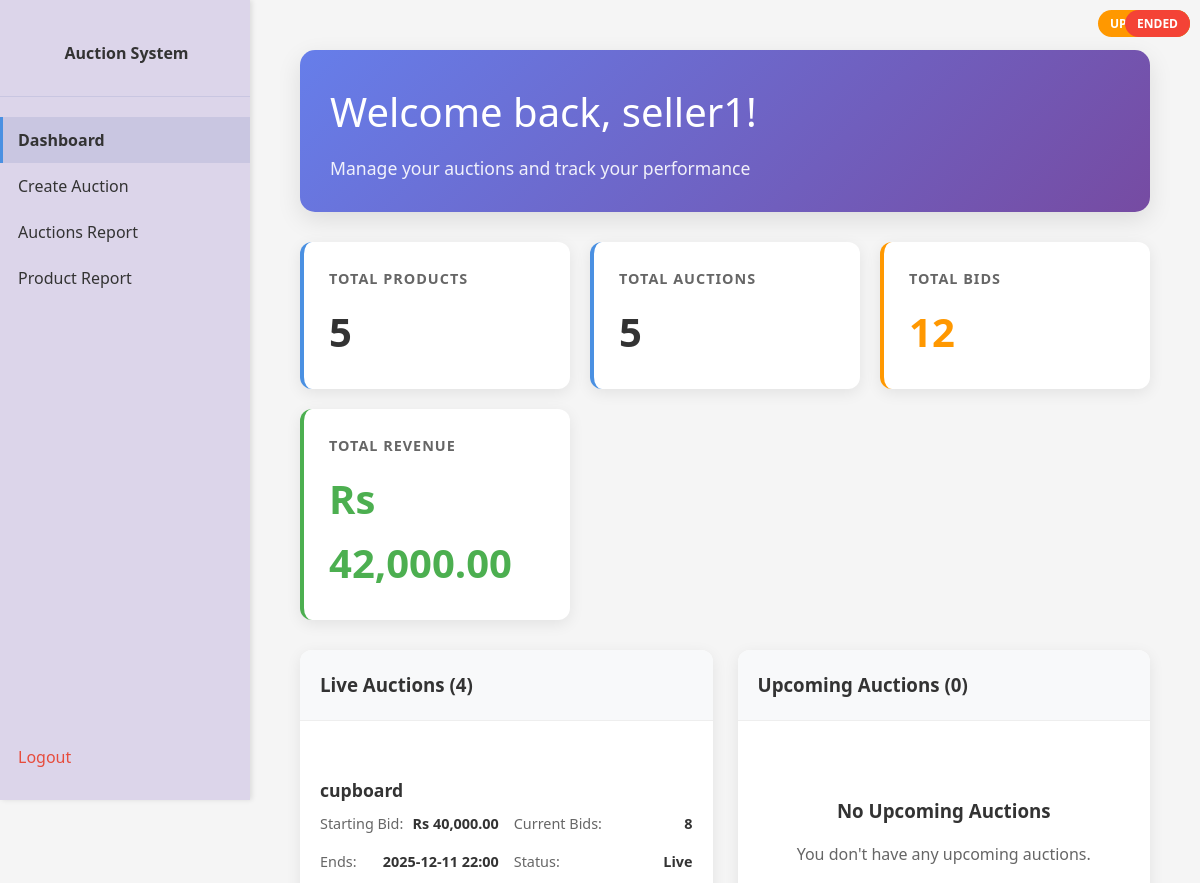
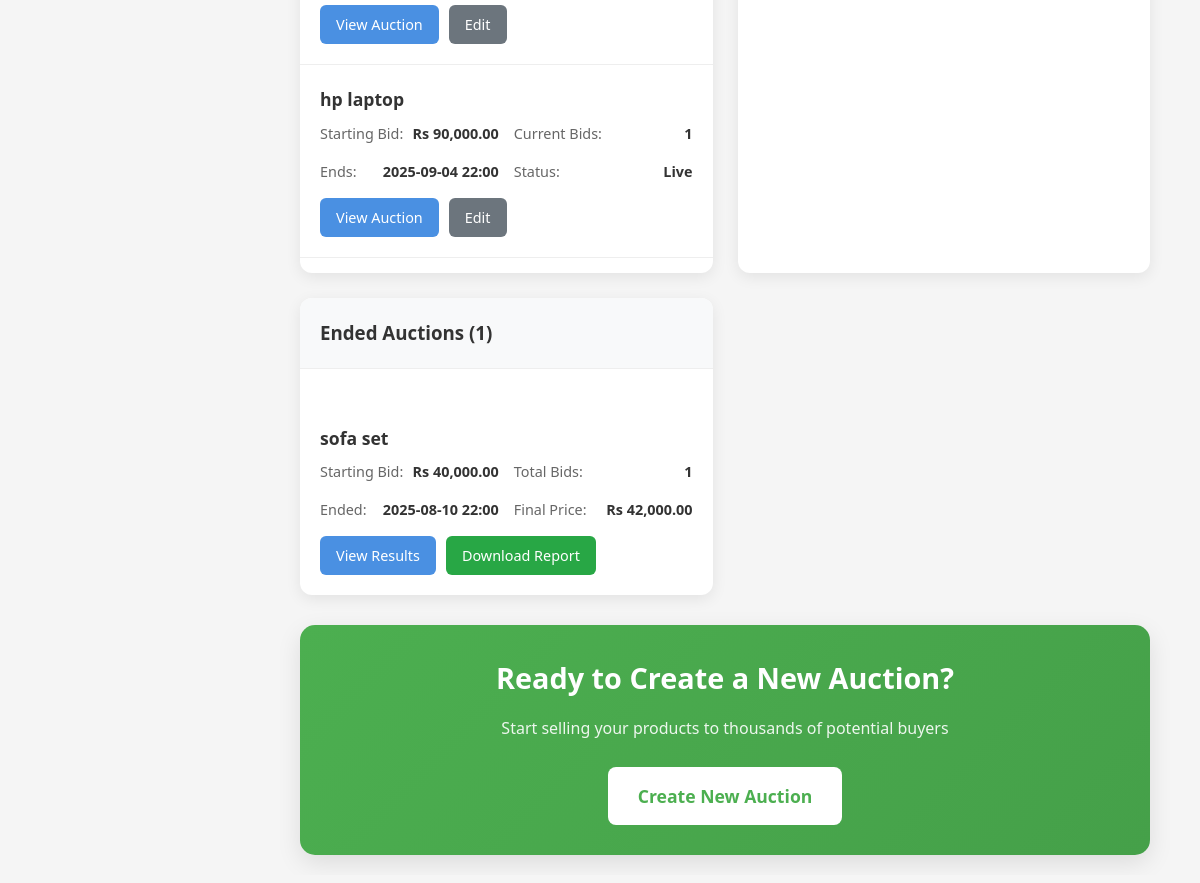
Screenshot of /seller/dashboard (signed in) with the database file from the repository (2 pictures, top to bottom).
### app/models.py (models this page shows, shortened)
class Auction(db.Model):
    __tablename__ = 'auctions'
    id = db.Column(db.Integer, primary_key=True)
    product_id = db.Column(db.Integer, db.ForeignKey('products.id'), nullable=False)
    start_date = db.Column(db.DateTime, nullable=False)
    end_date = db.Column(db.DateTime, nullable=False)
    type = db.Column(db.String(20), nullable=False, default='auction')  # auction, buy_now, etc.
    created_at = db.Column(db.DateTime, default=datetime.utcnow)
    bids = db.relationship('Bid', backref='auction', lazy=True)
    result = db.relationship('AuctionResult', backref='auction', uselist=False, lazy=True)
    @property
    def status(self):
        now = datetime.now()  # Use local time instead of UTC
        if now < self.start_date:
            return 'upcoming'
        elif now >= self.start_date and now < self.end_date:
            return 'live'
        else:
            return 'ended'

class Product(db.Model):
    __tablename__ = 'products'
    id = db.Column(db.Integer, primary_key=True)
    name = db.Column(db.String(200), nullable=False)
    starting_bid = db.Column(db.Float, nullable=False)
    reserve_price = db.Column(db.Float, nullable=True)
    description = db.Column(db.Text, nullable=True)
    keywords = db.Column(db.String(255), nullable=True)
    minimum_interval = db.Column(db.Float, nullable=False, default=1.0)  # Minimum bid increment
    category_id = db.Column(db.Integer, db.ForeignKey('categories.id'), nullable=False)
    subcategory_id = db.Column(db.Integer, db.ForeignKey('subcategories.id'), nullable=False)
    seller_id = db.Column(db.Integer, db.ForeignKey('users.id'), nullable=False)
    image_url = db.Column(db.String(255), nullable=True)  # Store the path to the uploaded image
    created_at = db.Column(db.DateTime, default=datetime.now)
    auctions = db.relationship('Auction', backref='product', lazy=True)

class Bid(db.Model):
    __tablename__ = 'bids'
    id = db.Column(db.Integer, primary_key=True)
    auction_id = db.Column(db.Integer, db.ForeignKey('auctions.id'), nullable=False)
    bidder_id = db.Column(db.Integer, db.ForeignKey('users.id'), nullable=False)
    bid_amount = db.Column(db.Float, nullable=False)
    bid_time = db.Column(db.DateTime, default=datetime.now)

### app/seller.py (the view)
@seller.route('/seller/dashboard')
@login_required
@role_required('seller')
def seller_dashboard():
    seller_id = session['user_id']
    products = Product.query.filter_by(seller_id=seller_id).all()
    auctions = []
    for product in products:
        for auction in product.auctions:
            auctions.append(auction)
    live_auctions = []
    upcoming_auctions = []
    ended_auctions = []
    for auction in auctions:
        if auction.status == 'live':
            live_auctions.append(auction)
        elif auction.status == 'upcoming':
            upcoming_auctions.append(auction)
        else:  # ended
            ended_auctions.append(auction)
    total_products = len(products)
    total_auctions = len(auctions)
    total_bids = sum(len(auction.bids) for auction in auctions)
    total_revenue = 0
    for auction in ended_auctions:
        if auction.bids:
            highest_bid = max(auction.bids, key=lambda x: x.bid_amount)
            total_revenue += highest_bid.bid_amount
            auction.highest_bid = highest_bid
        else:
            auction.highest_bid = None
    return render_template('seller_dashboard.html',
                         products=products,
                         live_auctions=live_auctions,
                         upcoming_auctions=upcoming_auctions,
                         ended_auctions=ended_auctions,
                         total_products=total_products,
                         total_auctions=total_auctions,
                         total_bids=total_bids,
                         total_revenue=total_revenue,
                         format_indian_currency=format_indian_currency)

### app/templates/seller_dashboard.html (shortened to what this page needs)
<!DOCTYPE html>
<html>
<head>
    <link rel="stylesheet" href="{{ url_for('static', filename='style.css') }}">
</head>
<body>
    <div class="sidenav">
        <div class="brand">
            <a href="{{ url_for('main.home') }}">Auction System</a>
        </div>
        <a href="{{ url_for('seller.seller_dashboard') }}" class="active">Dashboard</a>
        <a href="{{ url_for('seller.create_auction') }}">Create Auction</a>
        <a href="#">Auctions Report</a>
        <a href="#">Product Report</a>
        <div class="logout">
            <a href="{{ url_for('auth.logout') }}">Logout</a>
        </div>
    </div>
    <div class="content">
        <div class="dashboard-container">
            <div class="welcome-section">
                <h1>Welcome back, {{ session.get('username', 'Seller') }}!</h1>
                <p>Manage your auctions and track your performance</p>
            </div>
            <div class="stats-grid">
                <div class="stat-card">
                    <h3>Total Products</h3>
                    <p class="stat-number">{{ total_products }}</p>
                </div>
                <div class="stat-card">
                    <h3>Total Auctions</h3>
                    <p class="stat-number">{{ total_auctions }}</p>
                </div>
                <div class="stat-card bids">
                    <h3>Total Bids</h3>
                    <p class="stat-number">{{ total_bids }}</p>
                </div>
                <div class="stat-card revenue">
                    <h3>Total Revenue</h3>
                    <p class="stat-number">{{ format_indian_currency(total_revenue) }}</p>
                </div>
            </div>
            <div class="auctions-section">
                <div class="auction-category">
                    <div class="auction-header">
                        <h3>
                            Live Auctions ({{ live_auctions|length }})
                        </h3>
                    </div>
                    <div class="auction-list">
                        {% if live_auctions %}
                            {% for auction in live_auctions %}
                            <div class="auction-item">
                                <div class="auction-title">{{ auction.product.name }}</div>
                                <div class="auction-details">
                                    <div class="auction-detail">
                                        <span>Starting Bid:</span>
                                        <strong>{{ format_indian_currency(auction.product.starting_bid) }}</strong>
                                    </div>
                                    <div class="auction-detail">
                                        <span>Current Bids:</span>
                                        <strong>{{ auction.bids|length }}</strong>
                                    </div>
                                    <div class="auction-detail">
                                        <span>Ends:</span>
                                        <strong>{{ auction.end_date.strftime('%Y-%m-%d %H:%M') }}</strong>
                                    </div>
                                    <div class="auction-detail">
                                        <span>Status:</span>
                                        <strong>{{ auction.status|title }}</strong>
                                    </div>
                                </div>
                                <div class="auction-actions">
                                    <a href="{{ url_for('main.view_auction', auction_id=auction.id) }}" class="btn-small btn-primary">View Auction</a>
                                    <a href="#" class="btn-small btn-secondary">Edit</a>
                                </div>
                            </div>
                            {% endfor %}
                        {% else %}
                            <div class="empty-state">
                                <h3>No Live Auctions</h3>
                                <p>You don't have any live auctions at the moment.</p>
                            </div>
                        {% endif %}
                    </div>
                </div>
                <div class="auction-category">
                    <div class="auction-header">
                        <h3>
                            <span class="status-badge upcoming">Upcoming</span>
                            Upcoming Auctions ({{ upcoming_auctions|length }})
                        </h3>
                    </div>
                    <div class="auction-list">
                        {% if upcoming_auctions %}
                            {% for auction in upcoming_auctions %}
                            <div class="auction-item">
                                <div class="auction-title">{{ auction.product.name }}</div>
                                <div class="auction-details">
                                    <div class="auction-detail">
                                        <span>Starting Bid:</span>
                                        <strong>{{ format_indian_currency(auction.product.starting_bid) }}</strong>
                                    </div>
                                    <div class="auction-detail">
                                        <span>Starts:</span>
                                        <strong>{{ auction.start_date.strftime('%Y-%m-%d %H:%M') }}</strong>
                                    </div>
                                    <div class="auction-detail">
                                        <span>Ends:</span>
                                        <strong>{{ auction.end_date.strftime('%Y-%m-%d %H:%M') }}</strong>
                                    </div>
                                    <div class="auction-detail">
                                        <span>Status:</span>
                                        <strong>{{ auction.status|title }}</strong>
                                    </div>
                                </div>
                                <div class="auction-actions">
                                    <a href="{{ url_for('main.view_auction', auction_id=auction.id) }}" class="btn-small btn-primary">View Auction</a>
                                    <a href="#" class="btn-small btn-secondary">Edit</a>
                                </div>
                            </div>
                            {% endfor %}
                        {% else %}
                            <div class="empty-state">
                                <h3>No Upcoming Auctions</h3>
                                <p>You don't have any upcoming auctions.</p>
                            </div>
                        {% endif %}
                    </div>
                </div>
                <div class="auction-category">
                    <div class="auction-header">
                        <h3>
                            <span class="status-badge ended">Ended</span>
                            Ended Auctions ({{ ended_auctions|length }})
                        </h3>
                    </div>
                    <div class="auction-list">
                        {% if ended_auctions %}
                            {% for auction in ended_auctions %}
                            <div class="auction-item">
                                <div class="auction-title">{{ auction.product.name }}</div>
                                <div class="auction-details">
                                    <div class="auction-detail">
                                        <span>Starting Bid:</span>
                                        <strong>{{ format_indian_currency(auction.product.starting_bid) }}</strong>
                                    </div>
                                    <div class="auction-detail">
                                        <span>Total Bids:</span>
                                        <strong>{{ auction.bids|length }}</strong>
                                    </div>
                                    <div class="auction-detail">
                                        <span>Ended:</span>
                                        <strong>{{ auction.end_date.strftime('%Y-%m-%d %H:%M') }}</strong>
                                    </div>
                                    <div class="auction-detail">
                                        <span>Final Price:</span>
                                        <strong>
                                            {% if auction.highest_bid %}
                                                {{ format_indian_currency(auction.highest_bid.bid_amount) }}
                                            {% else %}
                                                No bids
                                            {% endif %}
                                        </strong>
                                    </div>
                                </div>
                                <div class="auction-actions">
                                    <a href="{{ url_for('main.view_auction', auction_id=auction.id) }}" class="btn-small btn-primary">View Results</a>
                                    <a href="#" class="btn-small btn-success">Download Report</a>
                                </div>
                            </div>
                            {% endfor %}
                        {% else %}
                            <div class="empty-state">
                                <h3>No Ended Auctions</h3>
                                <p>You don't have any ended auctions yet.</p>
                            </div>
                        {% endif %}
                    </div>
                </div>
            </div>
            <div class="create-auction-section">
                <h2>Ready to Create a New Auction?</h2>
                <p>Start selling your products to thousands of potential buyers</p>
                <a href="{{ url_for('seller.create_auction') }}" class="btn-large">Create New Auction</a>
            </div>
        </div>
    </div>
</body>
</html>

### rows the page displays
Auction: product.name "cupboard", bids|length "8", end_date "2025-12-11 22:00", status "Live"
Product: starting_bid "Rs 40,000.00"
Auction: product.name "hp laptop", bids|length "1", end_date "2025-09-04 22:00", status "Live"
Product: starting_bid "Rs 90,000.00"
Auction: product.name "sofa set", bids|length "1", end_date "2025-08-10 22:00"
Product: starting_bid "Rs 40,000.00"
Bid: bid_amount "Rs 42,000.00"

### other values shown
{{ session.get('username', 'Seller') }} "seller1"
{{ total_products }} "5"
{{ total_auctions }} "5"
{{ total_bids }} "12"
{{ live_auctions|length }} "4"
{{ upcoming_auctions|length }} "0"
{{ ended_auctions|length }} "1"
